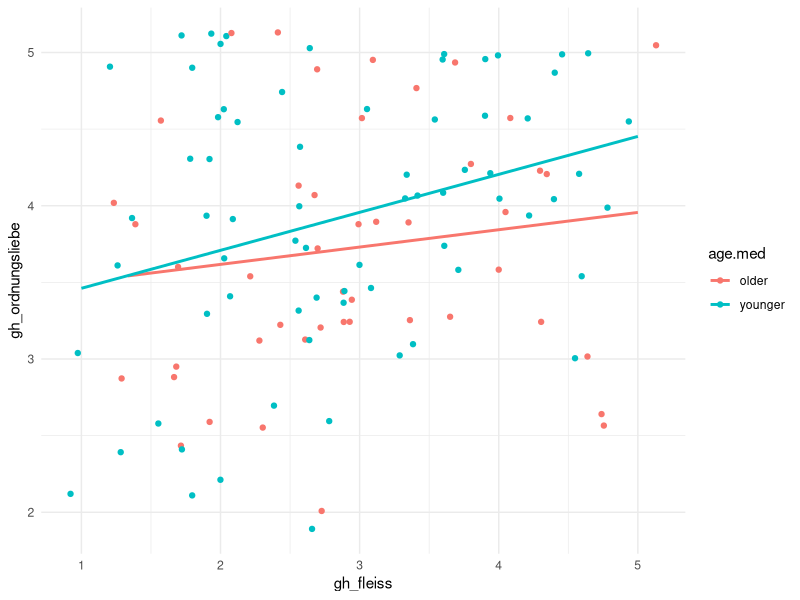
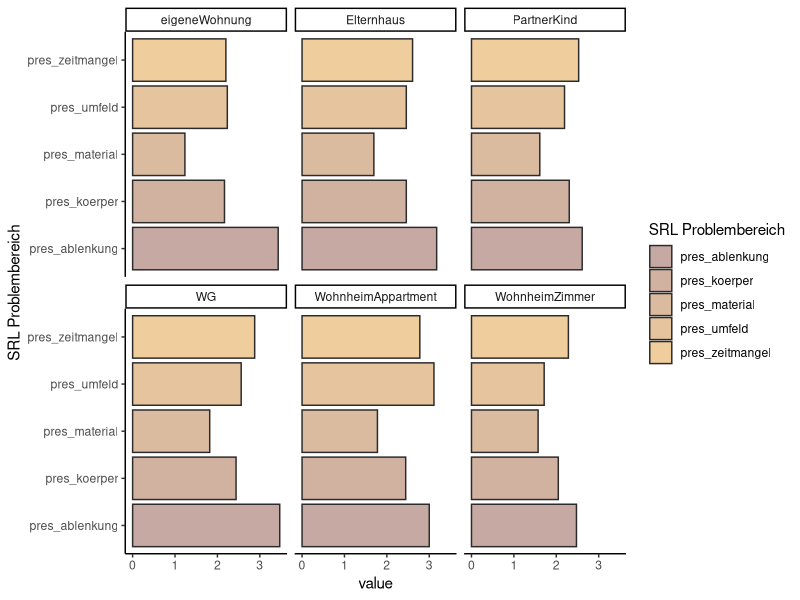
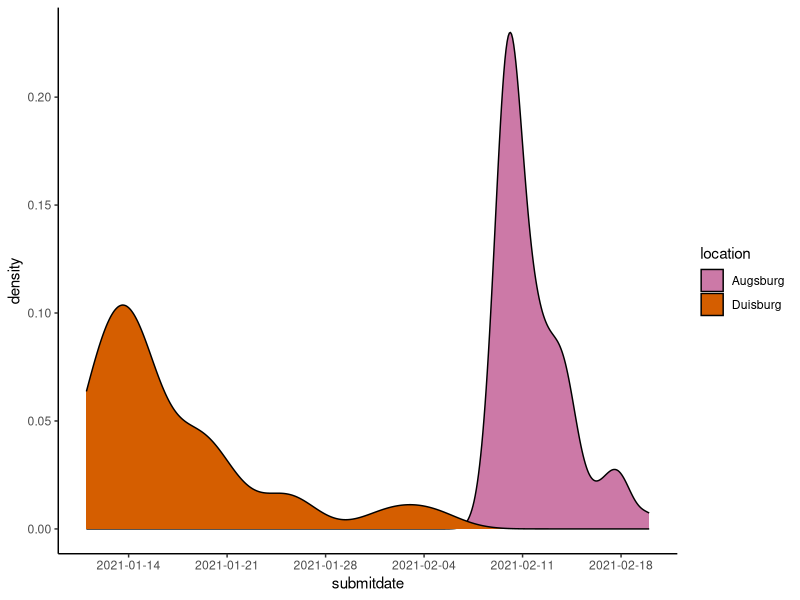

Reproduce these figures in R, in order.
## ---- chunk 1
library(tidyverse)

dataset <- read.csv("dataset_srl_challenges_wrangled.csv")


palette2 <- c("#CC79A7","#D55E00","#0072B2","#F0E442","#009E73","#56B4E9","#E69F00","#000000")
## ---- chunk 2
dataset$age.med <- ifelse(dataset$dmAge <= median(dataset$dmAge, na.rm=T), "younger", "older")

dataset %>% 
  ggplot(aes(gh_fleiss, gh_ordnungsliebe, color=age.med))+
    geom_jitter()+
    geom_smooth(method="lm", se=F)+
    theme_minimal()
## ---- chunk 3
dataset %>% 
  select(dmLivingSit, starts_with("pres_")) %>% 
  group_by(dmLivingSit) %>% 
  summarise(across(pres_umfeld:pres_material, mean),n=n()) %>% 
  filter(n>1) %>% 
  tidyr::pivot_longer(pres_umfeld:pres_material) %>% 
  ggplot(aes(y=name,x=value))+
           geom_col(aes(fill=name),color="#2b2b2b")+
           theme_classic()+
           facet_wrap(dmLivingSit ~ .)+
           scale_fill_manual(values=scales::seq_gradient_pal("#c7a9a3", "#efcd9c", "Lab")(seq(0,1,length.out=5)))+
  ylab("SRL Problembereich")+
  labs(fill="SRL Problembereich")
## ---- chunk 4
spalten <- c("hsf1_VVW01", "hsf1_VSL01", "hsf1_KIZ01", "hsf1_RAB01", "hsf1_VUL01", "hsf1_UA02",  "hsf1_MIW01", "hsf1_MSW01", "hsf1_TTL02", "hsf1_PU02",  "hsf1_RRB03", "hsf1_TTK01", "hsf1_MPR03", "hsf1_A02", "hsf1_MLM01", "hsf1_TTF01", "hsf1_RFL01", "hsf1_UVG02", "hsf1_MWL02", "hsf1_MNL02", "hsf1_PMK01", "hsf1_PU03",  "hsf1_RNE01", "hsf1_ZSP03")
  
spalten.rekodiert <- ifelse(dataset[,spalten] == 1, 5,
                      ifelse(dataset[,spalten] == 2, 4,
                             ifelse(dataset[,spalten] == 3, 3,
                                    ifelse(dataset[,spalten] == 4, 2,
                                           ifelse(dataset[,spalten] == 5, 1, NA)))))

dataset.new <- cbind(dataset, spalten.rekodiert)

## ---- chunk 5
dataset.new <- dataset %>% 
  mutate(across(starts_with("hsf1"), function(x) case_when(x == 1 ~ 5,
                                                          x == 2 ~ 4,
                                                          x == 3 ~ 3,
                                                          x == 4 ~ 2, 
                                                          x == 5 ~ 1)))
## ---- chunk 6
dataset %>% 
  mutate(submitdate = as.Date(submitdate)) %>% 
  ggplot()+
  geom_density(aes(x=submitdate,fill=location))+
  theme_classic()+
  scale_x_date(date_breaks = "7 days")+
  scale_fill_manual(values=palette2)
